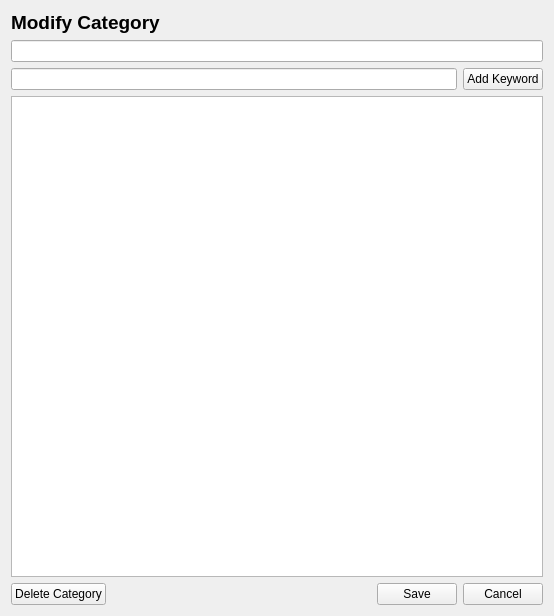
<?xml version="1.0" encoding="UTF-8"?>
<ui version="4.0">
 <class>Form</class>
 <widget class="QWidget" name="Form">
  <property name="geometry">
   <rect>
    <x>0</x>
    <y>0</y>
    <width>554</width>
    <height>616</height>
   </rect>
  </property>
  <property name="windowTitle">
   <string>FullAccount</string>
  </property>
  <layout class="QVBoxLayout" name="verticalLayout">
   <item>
    <widget class="QLabel" name="label">
     <property name="font">
      <font>
       <family>Arial</family>
       <pointsize>14</pointsize>
       <weight>75</weight>
       <bold>true</bold>
      </font>
     </property>
     <property name="text">
      <string>Modify Category</string>
     </property>
    </widget>
   </item>
   <item>
    <widget class="QLineEdit" name="categoryName"/>
   </item>
   <item>
    <layout class="QHBoxLayout" name="horizontalLayout_2">
     <item>
      <widget class="QLineEdit" name="keywordinput"/>
     </item>
     <item>
      <widget class="QPushButton" name="addKeyword">
       <property name="text">
        <string>Add Keyword</string>
       </property>
      </widget>
     </item>
    </layout>
   </item>
   <item>
    <widget class="QListWidget" name="categoryKeywords"/>
   </item>
   <item>
    <layout class="QHBoxLayout" name="horizontalLayout">
     <item>
      <widget class="QPushButton" name="deleteCategoryBtn">
       <property name="maximumSize">
        <size>
         <width>100</width>
         <height>16777215</height>
        </size>
       </property>
       <property name="text">
        <string>Delete Category</string>
       </property>
      </widget>
     </item>
     <item>
      <spacer name="horizontalSpacer">
       <property name="orientation">
        <enum>Qt::Horizontal</enum>
       </property>
       <property name="sizeHint" stdset="0">
        <size>
         <width>40</width>
         <height>20</height>
        </size>
       </property>
      </spacer>
     </item>
     <item>
      <widget class="QPushButton" name="saveCategoryChangesBtn">
       <property name="maximumSize">
        <size>
         <width>100</width>
         <height>16777215</height>
        </size>
       </property>
       <property name="text">
        <string>Save</string>
       </property>
      </widget>
     </item>
     <item>
      <widget class="QPushButton" name="cancelCategoryChangesBtn">
       <property name="maximumSize">
        <size>
         <width>100</width>
         <height>16777215</height>
        </size>
       </property>
       <property name="text">
        <string>Cancel</string>
       </property>
      </widget>
     </item>
    </layout>
   </item>
  </layout>
 </widget>
 <resources/>
 <connections/>
</ui>
